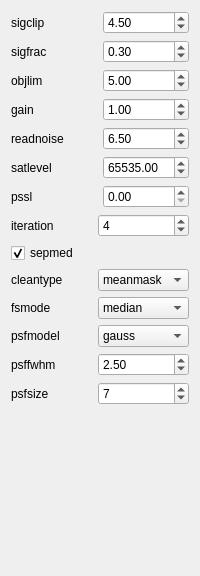
          <widget class="QWidget" name="tab_30">
           <attribute name="title">
            <string>Cosmic Cleaner</string>
           </attribute>
           <layout class="QGridLayout" name="gridLayout_38">
            <item row="0" column="0">
             <layout class="QGridLayout" name="gridLayout_36">
              <item row="0" column="0">
               <widget class="QLabel" name="label_5">
                <property name="toolTip">
                 <string>Laplacian-to-noise limit for cosmic ray detection.
Lower values will flag more pixels as cosmic rays.
Default: 4.5.</string>
                </property>
                <property name="text">
                 <string>sigclip</string>
                </property>
               </widget>
              </item>
              <item row="0" column="1">
               <widget class="QDoubleSpinBox" name="ccleaner_sigclip">
                <property name="value">
                 <double>4.500000000000000</double>
                </property>
               </widget>
              </item>
              <item row="1" column="0">
               <widget class="QLabel" name="label_6">
                <property name="toolTip">
                 <string>Fractional detection limit for neighboring pixels.
For cosmic ray neighbor pixels, a Laplacian-to-noise detection limit of sigfrac * sigclip will be used.
Default: 0.3.</string>
                </property>
                <property name="text">
                 <string>sigfrac</string>
                </property>
               </widget>
              </item>
              <item row="1" column="1">
               <widget class="QDoubleSpinBox" name="ccleaner_sigfrac">
                <property name="value">
                 <double>0.300000000000000</double>
                </property>
               </widget>
              </item>
              <item row="2" column="0">
               <widget class="QLabel" name="label_12">
                <property name="toolTip">
                 <string>Minimum contrast between Laplacian image and the fine structure image.
Increase this value if cores of bright stars are flagged as cosmic rays.
Default: 5.0.</string>
                </property>
                <property name="text">
                 <string>objlim</string>
                </property>
               </widget>
              </item>
              <item row="2" column="1">
               <widget class="QDoubleSpinBox" name="ccleaner_objlim">
                <property name="value">
                 <double>5.000000000000000</double>
                </property>
               </widget>
              </item>
              <item row="3" column="0">
               <widget class="QLabel" name="label_13">
                <property name="toolTip">
                 <string>Gain of the image (electrons / ADU).
We always need to work in electrons for cosmic ray detection.
Default: 1.0</string>
                </property>
                <property name="text">
                 <string>gain</string>
                </property>
               </widget>
              </item>
              <item row="3" column="1">
               <widget class="QDoubleSpinBox" name="ccleaner_gain">
                <property name="value">
                 <double>1.000000000000000</double>
                </property>
               </widget>
              </item>
              <item row="4" column="0">
               <widget class="QLabel" name="label_14">
                <property name="toolTip">
                 <string>Read noise of the image (electrons).
Used to generate the noise model of the image.
Default: 6.5.</string>
                </property>
                <property name="text">
                 <string>readnoise</string>
                </property>
               </widget>
              </item>
              <item row="4" column="1">
               <widget class="QDoubleSpinBox" name="ccleaner_readnoise">
                <property name="value">
                 <double>6.500000000000000</double>
                </property>
               </widget>
              </item>
              <item row="5" column="0">
               <widget class="QLabel" name="label_15">
                <property name="toolTip">
                 <string>Saturation level of the image (electrons).
This value is used to detect saturated stars and pixels at or above this level are added to the mask.
Default: 65535.0.</string>
                </property>
                <property name="text">
                 <string>satlevel</string>
                </property>
               </widget>
              </item>
              <item row="5" column="1">
               <widget class="QDoubleSpinBox" name="ccleaner_satlevel">
                <property name="maximum">
                 <double>4294836225.000000000000000</double>
                </property>
                <property name="value">
                 <double>65535.000000000000000</double>
                </property>
               </widget>
              </item>
              <item row="6" column="0">
               <widget class="QLabel" name="label_16">
                <property name="toolTip">
                 <string>Previously subtracted sky level in ADU.
We always need to work in electrons for cosmic ray detection, so we need
to know the sky level that has been subtracted so we can add it back in.
Default: 0.0.</string>
                </property>
                <property name="text">
                 <string>pssl</string>
                </property>
               </widget>
              </item>
              <item row="6" column="1">
               <widget class="QDoubleSpinBox" name="ccleaner_pssl"/>
              </item>
             </layout>
            </item>
            <item row="1" column="0">
             <layout class="QGridLayout" name="gridLayout_37">
              <item row="0" column="0">
               <widget class="QLabel" name="label_17">
                <property name="toolTip">
                 <string>Number of iterations of the LA Cosmic algorithm to perform.
Default: 4.</string>
                </property>
                <property name="text">
                 <string>iteration</string>
                </property>
               </widget>
              </item>
              <item row="0" column="1">
               <widget class="QSpinBox" name="ccleaner_iteration">
                <property name="value">
                 <number>4</number>
                </property>
               </widget>
              </item>
              <item row="1" column="0" colspan="2">
               <widget class="QCheckBox" name="ccleaner_sepmed">
                <property name="toolTip">
                 <string>Use the separable median filter instead of the full median filter.
The separable median is not identical to the full median filter, but they are approximately the same,
the separable median filter is significantly faster, and still detects cosmic rays well. Note, this is a
performance feature, and not part of the original L.A. Cosmic.
Default: True</string>
                </property>
                <property name="text">
                 <string>sepmed</string>
                </property>
                <property name="checked">
                 <bool>true</bool>
                </property>
               </widget>
              </item>
              <item row="2" column="0">
               <widget class="QLabel" name="label_19">
                <property name="toolTip">
                 <string>Set which clean algorithm is used:
&quot;median&quot;: An unmasked 5x5 median filter.
&quot;medmask&quot;: A masked 5x5 median filter.
&quot;meanmask&quot;: A masked 5x5 mean filter.
&quot;idw&quot;: A masked 5x5 inverse distance weighted interpolation.
Default: &quot;meanmask&quot;.
</string>
                </property>
                <property name="text">
                 <string>cleantype</string>
                </property>
               </widget>
              </item>
              <item row="2" column="1">
               <widget class="QComboBox" name="ccleaner_cleantype">
                <item>
                 <property name="text">
                  <string>meanmask</string>
                 </property>
                </item>
                <item>
                 <property name="text">
                  <string>median</string>
                 </property>
                </item>
                <item>
                 <property name="text">
                  <string>medmask</string>
                 </property>
                </item>
                <item>
                 <property name="text">
                  <string>idw</string>
                 </property>
                </item>
               </widget>
              </item>
              <item row="3" column="0">
               <widget class="QLabel" name="label_20">
                <property name="toolTip">
                 <string>Method to build the fine structure image:
&quot;median&quot;: Use the median filter in the standard LA Cosmic algorithm.
&quot;convolve&quot;: Convolve the image with the psf kernel to calculate the fine structure image.
Default: &quot;median&quot;.
</string>
                </property>
                <property name="text">
                 <string>fsmode</string>
                </property>
               </widget>
              </item>
              <item row="3" column="1">
               <widget class="QComboBox" name="ccleaner_fsmode">
                <item>
                 <property name="text">
                  <string>median</string>
                 </property>
                </item>
                <item>
                 <property name="text">
                  <string>convolve</string>
                 </property>
                </item>
               </widget>
              </item>
              <item row="4" column="0">
               <widget class="QLabel" name="label_21">
                <property name="toolTip">
                 <string>Model to use to generate the psf kernel if fsmode == ‘convolve’ and psfk is None. The current choices are Gaussian and Moffat profiles:
&quot;gauss&quot; and &quot;moffat&quot; produce circular PSF kernels.
The &quot;gaussx&quot; and &quot;gaussy&quot; produce Gaussian kernels in the x and y directions respectively.
Default: &quot;gauss&quot;.
</string>
                </property>
                <property name="text">
                 <string>psfmodel</string>
                </property>
               </widget>
              </item>
              <item row="4" column="1">
               <widget class="QComboBox" name="ccleaner_psfmodel">
                <item>
                 <property name="text">
                  <string>gauss</string>
                 </property>
                </item>
                <item>
                 <property name="text">
                  <string>moffat</string>
                 </property>
                </item>
                <item>
                 <property name="text">
                  <string>gaussx</string>
                 </property>
                </item>
                <item>
                 <property name="text">
                  <string>gaussy</string>
                 </property>
                </item>
               </widget>
              </item>
              <item row="5" column="0">
               <widget class="QLabel" name="label_22">
                <property name="toolTip">
                 <string>    Full Width Half Maximum of the PSF to use to generate the kernel. Default: 2.5.
</string>
                </property>
                <property name="text">
                 <string>psffwhm</string>
                </property>
               </widget>
              </item>
              <item row="5" column="1">
               <widget class="QDoubleSpinBox" name="ccleaner_psffwhm">
                <property name="value">
                 <double>2.500000000000000</double>
                </property>
               </widget>
              </item>
              <item row="6" column="0">
               <widget class="QLabel" name="label_23">
                <property name="toolTip">
                 <string>Size of the kernel to calculate.
Returned kernel will have size psfsize x psfsize. psfsize should be odd.
Default: 7.
</string>
                </property>
                <property name="text">
                 <string>psfsize</string>
                </property>
               </widget>
              </item>
              <item row="6" column="1">
               <widget class="QSpinBox" name="ccleaner_psfsize">
                <property name="value">
                 <number>7</number>
                </property>
               </widget>
              </item>
             </layout>
            </item>
            <item row="2" column="0">
             <spacer name="verticalSpacer_2">
              <property name="orientation">
               <enum>Qt::Vertical</enum>
              </property>
              <property name="sizeHint" stdset="0">
               <size>
                <width>20</width>
                <height>160</height>
               </size>
              </property>
             </spacer>
            </item>
           </layout>
          </widget>
